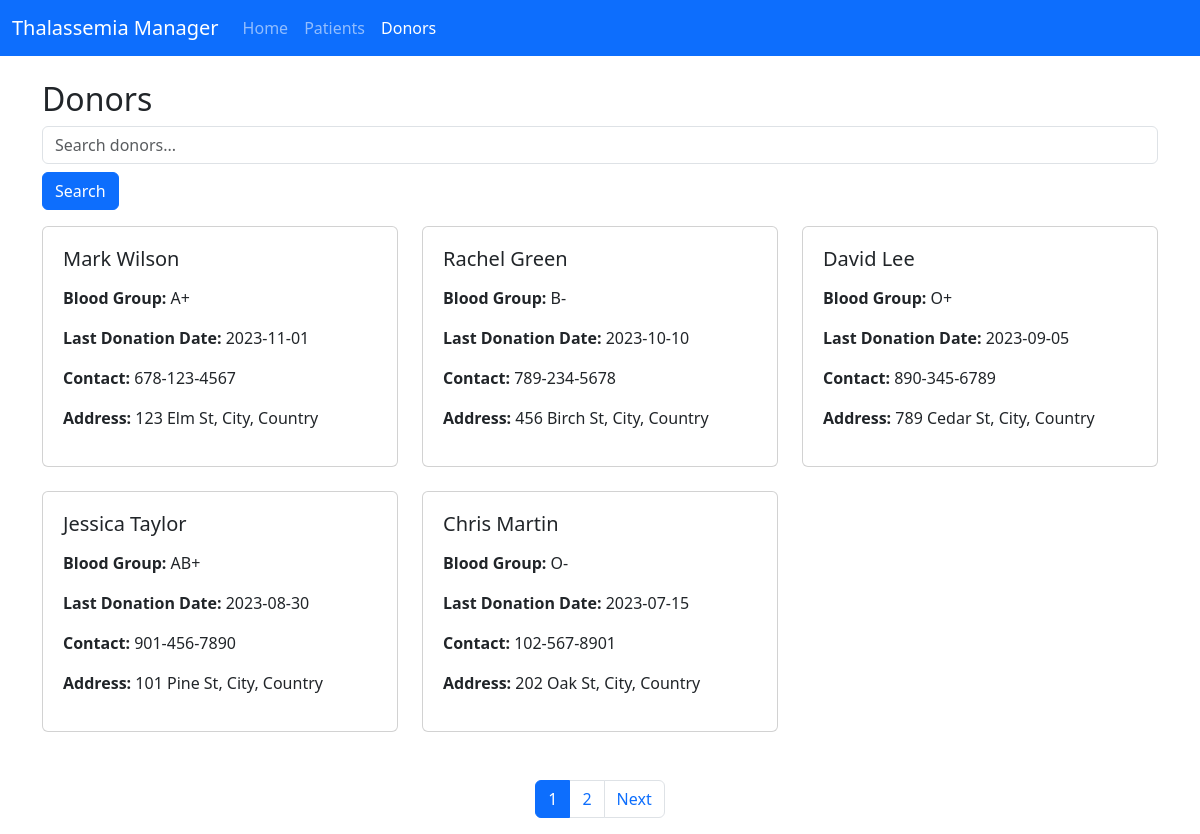
The page /donors.php on the database its author committed.
### tables this page shows
CREATE TABLE `donors` (
  `donor_id` int NOT NULL,
  `name` varchar(100) DEFAULT NULL,
  `blood_group` enum('A+','A-','B+','B-','O+','O-','AB+','AB-') DEFAULT NULL,
  `last_donation_date` date DEFAULT NULL,
  `availability` enum('Available','Unavailable') DEFAULT NULL,
  `contact` varchar(15) DEFAULT NULL,
  `address` text,
  `user_id` int DEFAULT NULL,
  `ngo_id` int DEFAULT NULL
);

### donors.php (the view, shortened to what this page needs)
<?php
require 'db.php';
$page = isset($_GET['page']) ? (int)$_GET['page'] : 1;
$records_per_page = 5;
$offset = ($page - 1) * $records_per_page;
$search = isset($_GET['search']) ? $_GET['search'] : '';
$total_stmt = $pdo->prepare("SELECT COUNT(*) FROM donors WHERE name LIKE :search");
$total_stmt->execute([':search' => "%$search%"]);
$total_records = $total_stmt->fetchColumn();
$total_pages = ceil($total_records / $records_per_page);
$stmt = $pdo->prepare("SELECT * FROM donors WHERE name LIKE :search LIMIT :limit OFFSET :offset");
$stmt->bindValue(':search', "%$search%", PDO::PARAM_STR);
$stmt->bindValue(':limit', $records_per_page, PDO::PARAM_INT);
$stmt->bindValue(':offset', $offset, PDO::PARAM_INT);
$stmt->execute();
$donors = $stmt->fetchAll(PDO::FETCH_ASSOC);
?>
<!DOCTYPE html>
<html lang="en">
<head>
    <link href="https://cdn.jsdelivr.net/npm/bootstrap@5.3.0-alpha3/dist/css/bootstrap.min.css" rel="stylesheet">
</head>
<body>
    <nav class="navbar navbar-expand-lg navbar-dark bg-primary">
        <div class="container-fluid">
            <a class="navbar-brand" href="index.php">Thalassemia Manager</a>
            <div class="collapse navbar-collapse" id="navbarNav">
                <ul class="navbar-nav">
                    <li class="nav-item"><a class="nav-link" href="index.php">Home</a></li>
                    <li class="nav-item"><a class="nav-link" href="patients.php">Patients</a></li>
                    <li class="nav-item"><a class="nav-link active" href="donors.php">Donors</a></li>
                </ul>
            </div>
        </div>
    </nav>
    <div class="container mt-4">
        <h2>Donors</h2>
        <form method="GET" action="donors.php" class="mb-3 search-bar">
            <input type="text" name="search" placeholder="Search donors..." class="form-control" value="<?php echo htmlspecialchars($search); ?>">
            <button type="submit" class="btn btn-primary mt-2">Search</button>
        </form>
        <div class="row">
            <?php if (!empty($donors)): ?>
                <?php foreach ($donors as $donor): ?>
                    <div class="col-md-4 mb-4">
                        <div class="card">
                            <div class="card-body">
                                <h5 class="card-title"><?php echo htmlspecialchars($donor['name']); ?></h5>
                                <p><strong>Blood Group:</strong> <?php echo htmlspecialchars($donor['blood_group']); ?></p>
                                <p><strong>Last Donation Date:</strong> <?php echo htmlspecialchars($donor['last_donation_date']); ?></p>
                                <p><strong>Contact:</strong> <?php echo htmlspecialchars($donor['contact']); ?></p>
                                <p><strong>Address:</strong> <?php echo htmlspecialchars($donor['address']); ?></p>
                            </div>
                        </div>
                    </div>
                <?php endforeach; ?>
            <?php else: ?>
                <p>No donors found.</p>
            <?php endif; ?>
        </div>
        <nav aria-label="Page navigation" class="mt-4">
            <ul class="pagination">
                <?php for ($i = 1; $i <= $total_pages; $i++): ?>
                    <li class="page-item <?php echo $i == $page ? 'active' : ''; ?>">
                        <a class="page-link" href="donors.php?page=<?php echo $i; ?>&search=<?php echo urlencode($search); ?>"><?php echo $i; ?></a>
                    </li>
                <?php endfor; ?>
                <?php if ($page < $total_pages): ?>
                    <li class="page-item">
                        <a class="page-link" href="donors.php?page=<?php echo $page + 1; ?>&search=<?php echo urlencode($search); ?>">Next</a>
                    </li>
                <?php endif; ?>
            </ul>
        </nav>
    </div>
</body>
</html>

### donors.php (style rules this page uses)
.card-body { padding: 20px; }
.card-title { margin-bottom: 15px; }
.pagination { justify-content: center; }
.search-bar { margin-bottom: 20px; }
.mb-4 { margin-bottom: 20px; }

### rows shown on the page
donors: name "Mark Wilson", blood_group "A+", last_donation_date "2023-11-01", contact "678-123-4567", address "123 Elm St, City, Country"
donors: name "Rachel Green", blood_group "B-", last_donation_date "2023-10-10", contact "789-234-5678", address "456 Birch St, City, Country"
donors: name "David Lee", blood_group "O+", last_donation_date "2023-09-05", contact "890-345-6789", address "789 Cedar St, City, Country"
donors: name "Jessica Taylor", blood_group "AB+", last_donation_date "2023-08-30", contact "901-456-7890", address "101 Pine St, City, Country"
donors: name "Chris Martin", blood_group "O-", last_donation_date "2023-07-15", contact "102-567-8901", address "202 Oak St, City, Country"
